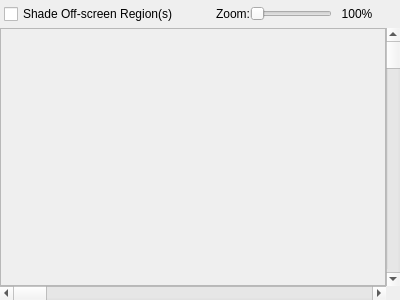
<?xml version="1.0" encoding="UTF-8"?>
<ui version="4.0">
 <class>NameTableVisualizerDockWidget</class>
 <widget class="QDockWidget" name="NameTableVisualizerDockWidget">
  <property name="geometry">
   <rect>
    <x>0</x>
    <y>0</y>
    <width>400</width>
    <height>300</height>
   </rect>
  </property>
  <property name="windowTitle">
   <string>DockWidget</string>
  </property>
  <widget class="QWidget" name="dockWidgetContents">
   <layout class="QGridLayout" name="gridLayout">
    <property name="margin">
     <number>0</number>
    </property>
    <property name="spacing">
     <number>0</number>
    </property>
    <item row="0" column="0">
     <layout class="QHBoxLayout" name="horizontalLayout">
      <property name="margin">
       <number>4</number>
      </property>
      <item>
       <widget class="QCheckBox" name="showVisible">
        <property name="text">
         <string>Shade Off-screen Region(s)</string>
        </property>
       </widget>
      </item>
      <item>
       <spacer name="horizontalSpacer">
        <property name="orientation">
         <enum>Qt::Horizontal</enum>
        </property>
        <property name="sizeHint" stdset="0">
         <size>
          <width>40</width>
          <height>20</height>
         </size>
        </property>
       </spacer>
      </item>
      <item>
       <widget class="QLabel" name="label_2">
        <property name="text">
         <string>Zoom:</string>
        </property>
       </widget>
      </item>
      <item>
       <widget class="QSlider" name="zoomSlider">
        <property name="minimum">
         <number>100</number>
        </property>
        <property name="maximum">
         <number>1000</number>
        </property>
        <property name="pageStep">
         <number>100</number>
        </property>
        <property name="orientation">
         <enum>Qt::Horizontal</enum>
        </property>
        <property name="invertedAppearance">
         <bool>false</bool>
        </property>
        <property name="invertedControls">
         <bool>false</bool>
        </property>
       </widget>
      </item>
      <item>
       <widget class="QLabel" name="zoomValueLabel">
        <property name="sizePolicy">
         <sizepolicy hsizetype="Fixed" vsizetype="Preferred">
          <horstretch>0</horstretch>
          <verstretch>0</verstretch>
         </sizepolicy>
        </property>
        <property name="minimumSize">
         <size>
          <width>50</width>
          <height>0</height>
         </size>
        </property>
        <property name="maximumSize">
         <size>
          <width>50</width>
          <height>16777215</height>
         </size>
        </property>
        <property name="text">
         <string>100%</string>
        </property>
        <property name="alignment">
         <set>Qt::AlignCenter</set>
        </property>
       </widget>
      </item>
     </layout>
    </item>
    <item row="1" column="0">
     <widget class="QFrame" name="frame">
      <property name="sizePolicy">
       <sizepolicy hsizetype="Preferred" vsizetype="Expanding">
        <horstretch>0</horstretch>
        <verstretch>0</verstretch>
       </sizepolicy>
      </property>
      <property name="frameShape">
       <enum>QFrame::StyledPanel</enum>
      </property>
      <property name="frameShadow">
       <enum>QFrame::Sunken</enum>
      </property>
      <layout class="QGridLayout" name="gridLayout_2">
       <property name="margin">
        <number>0</number>
       </property>
       <property name="spacing">
        <number>0</number>
       </property>
      </layout>
     </widget>
    </item>
    <item row="1" column="1">
     <widget class="QScrollBar" name="verticalScrollBar">
      <property name="orientation">
       <enum>Qt::Vertical</enum>
      </property>
     </widget>
    </item>
    <item row="2" column="0">
     <widget class="QScrollBar" name="horizontalScrollBar">
      <property name="orientation">
       <enum>Qt::Horizontal</enum>
      </property>
     </widget>
    </item>
   </layout>
  </widget>
 </widget>
 <resources/>
 <connections/>
</ui>
